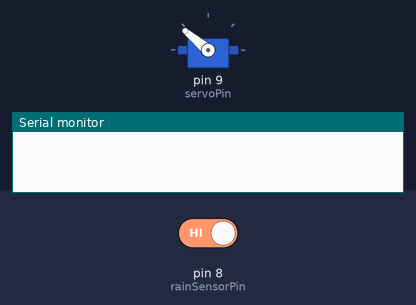
The sketch below on a simulated Arduino Uno, built with avr-gcc and run on an emulated ATmega328P. Shown: servo, the last lines printed to the serial monitor. The test bench sets the inputs (shaded band); at power-on: pin 8 (rainSensorPin) HIGH.

Above: at 1.2 s.
1.3 s: pin 8 (rainSensorPin) driven LOW
At 2.4 s:
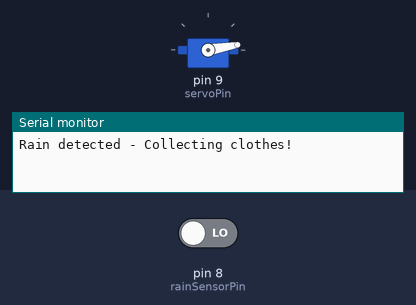
4.4 s: pin 8 (rainSensorPin) driven HIGH
At 5.8 s:
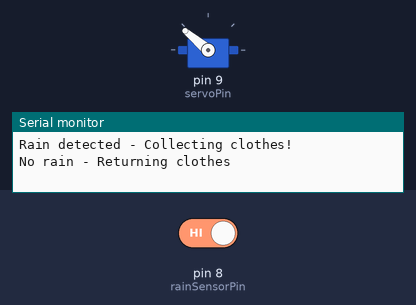
Timing chart, 0 to 7.4 s (numbered marks = the images above; inputs shaded):
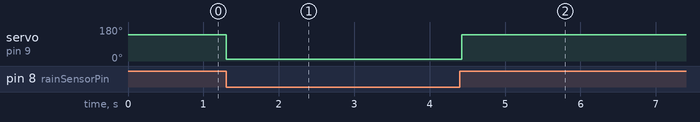

Measured:
- after the input at 1.3 s, servo on pin 9 (servoPin): 140° → 10° at once
- after the input at 4.4 s, servo on pin 9 (servoPin): 10° → 140° at once

The sketch:

final_code.ino
```cpp
#include <SPI.h>
#include <MFRC522.h>
#include <Stepper.h>
#include <Servo.h>

// -------- RFID --------
#define SS_PIN 10
#define RST_PIN 7

MFRC522 rfid(SS_PIN, RST_PIN);
MFRC522::MIFARE_Key key;

// -------- Step Motor --------
#define IN1 2
#define IN2 3
#define IN3 4
#define IN4 5

Stepper stepperMotor(2048, IN1, IN3, IN2, IN4);

// -------- Rain Sensor + Servo --------
const int rainSensorPin = 8;
const int servoPin = 9;

Servo myServo;
bool clothesCollected = false;


void setup() {
  Serial.begin(9600);

  // ---- RFID ----
  SPI.begin();
  rfid.PCD_Init();
  for (byte i = 0; i < 6; i++) key.keyByte[i] = 0xFF;

  // ---- Step Motor ----
  stepperMotor.setSpeed(30);

  // ---- Rain Sensor ----
  pinMode(rainSensorPin, INPUT_PULLUP);

  // ---- Servo ----
  myServo.attach(servoPin);
  myServo.write(140); // стартовое положение
}

void loop() {

  // ======================================================
  // ======== 1. БЛОК: ДОЖДЬ + СЕРВО ======================
  // ======================================================

  int rainState = digitalRead(rainSensorPin);

  if (rainState == LOW && !clothesCollected) {
    myServo.write(10);
    clothesCollected = true;
    Serial.println("Rain detected - Collecting clothes!");
  }
  else if (rainState == HIGH && clothesCollected) {
    myServo.write(140);
    clothesCollected = false;
    Serial.println("No rain - Returning clothes");
  }

  // Пауза для сенсора
  delay(100);

  // ======================================================
  // ======== 2. БЛОК: RFID + STEPPER =====================
  // ======================================================

  if (!rfid.PICC_IsNewCardPresent()) return;
  if (!rfid.PICC_ReadCardSerial()) return;

  Serial.println("Card detected");

  byte block = 4;
  byte readBuffer[18];
  byte size = sizeof(readBuffer);

  // Аутентификация
  MFRC522::StatusCode status;
  status = rfid.PCD_Authenticate(MFRC522::PICC_CMD_MF_AUTH_KEY_A, block, &key, &(rfid.uid));

  if (status != MFRC522::STATUS_OK) {
    Serial.println("Auth failed");
    return;
  }

  // Чтение данных
  status = rfid.MIFARE_Read(block, readBuffer, &size);
  if (status != MFRC522::STATUS_OK) {
    Serial.println("Read failed");
    return;
  }

  String data = "";
  for (int i = 0; i < 16; i++) {
    if (readBuffer[i] != 0 && readBuffer[i] != ' ')
      data += (char)readBuffer[i];
  }

  Serial.print("Parsed: ");
  Serial.println(data);

  if (data == "OK_ACCESS") {
    Serial.println("ACCESS GRANTED!");
    openDoor();
  } else {
    Serial.println("ACCESS DENIED!");
  }

  rfid.PICC_HaltA();
  rfid.PCD_StopCrypto1();
}


// ======== ФУНКЦИЯ ОТКРЫТИЯ ДВЕРИ =========
void openDoor() {
  Serial.println("Opening door...");

  stepperMotor.step(1024);
  delay(1500);
  stepperMotor.step(-1024);

  Serial.println("Door cycle done");
}
```
